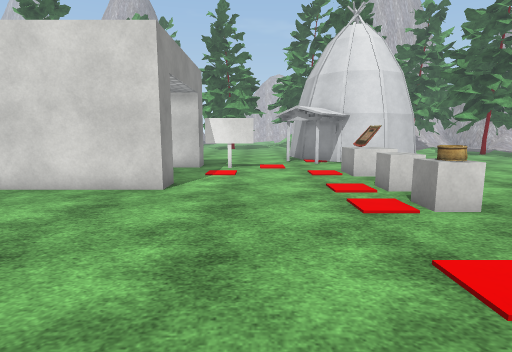
[1] (above)

24 first-person views from a walk through a Unity game level. The camera is 1.4 m above the floor, tilts 8° down and sees 80° across. The floor is counted in squares, 1 m on a side. Each view is taken from the middle of a square. On the plan, view 1 faces up. The plan holds only what a view shows up to about 14 squares ahead; the rest is blank. The place goes on beyond the plan. The player is left out. Some surface patterns are stand-ins.

[2]
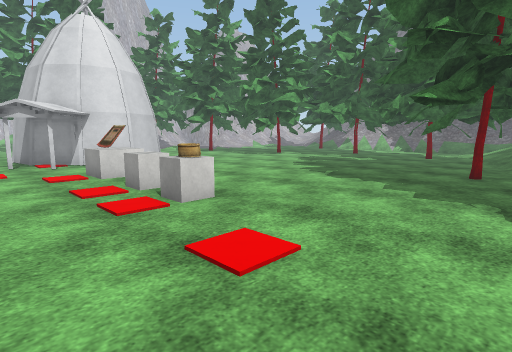

[3]
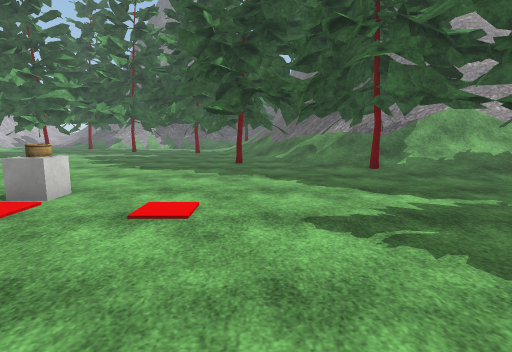

[4]
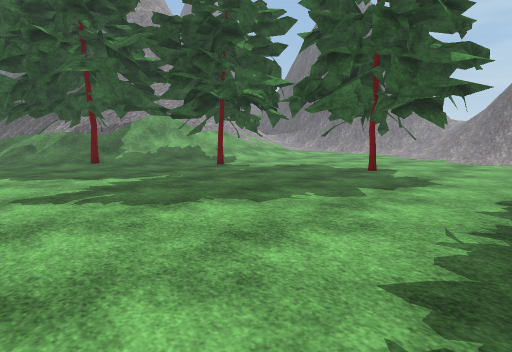

[5]
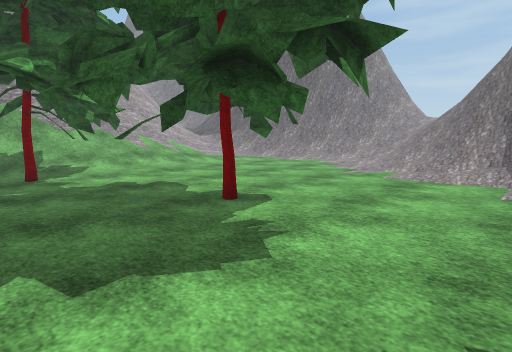

[6]
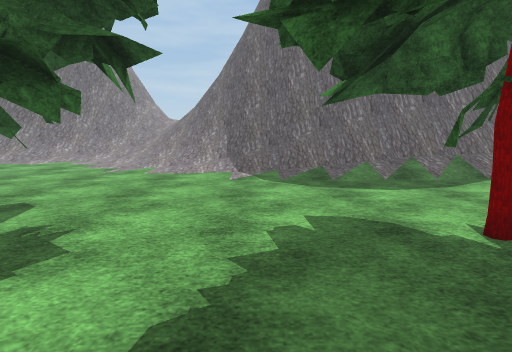

[7]
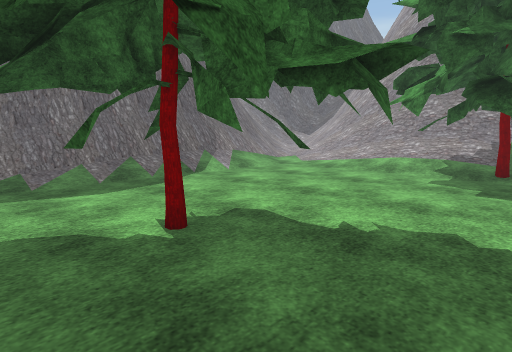

[8]
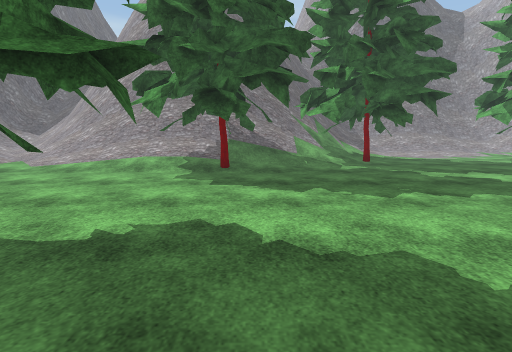

[9]
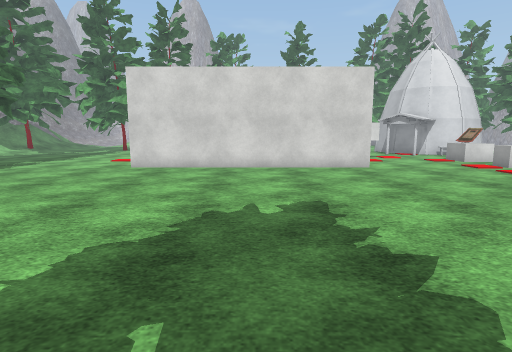

[10]
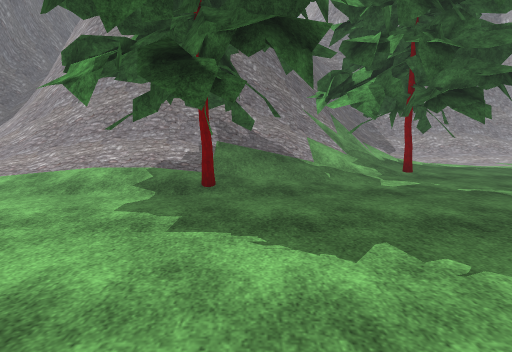

[11]
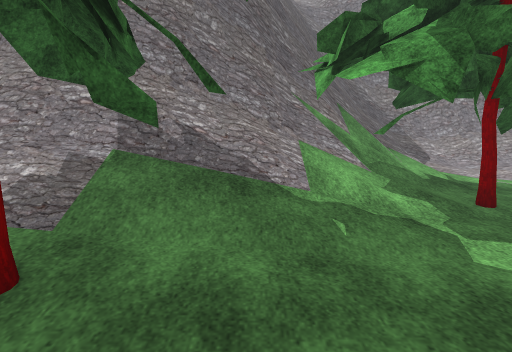

[12]
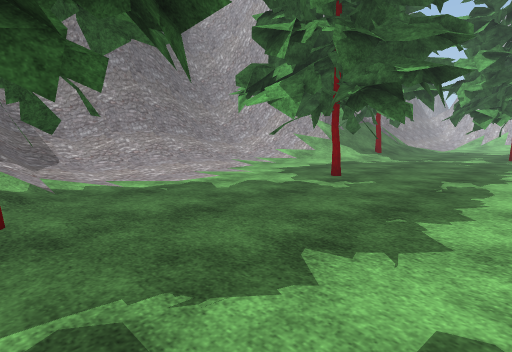

[13]
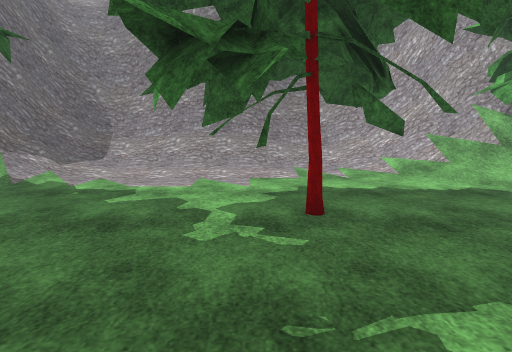

[14]
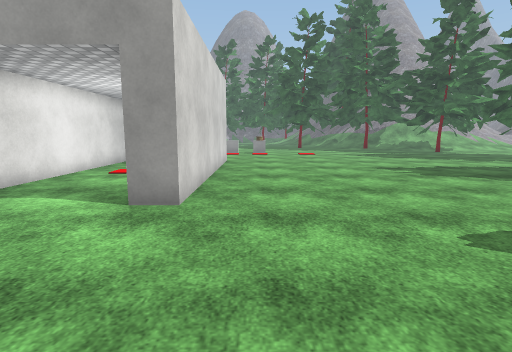

[15]
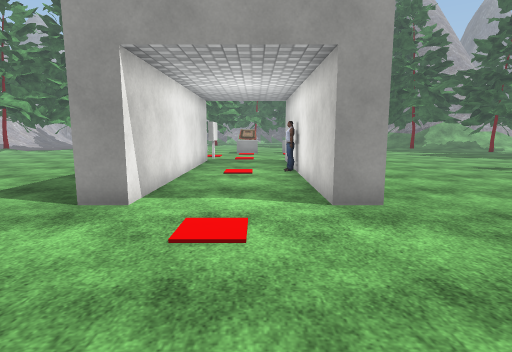

[16]
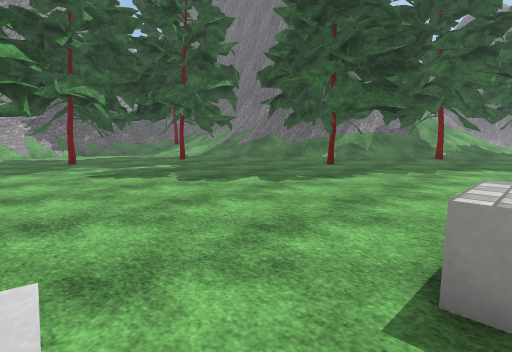

[17]
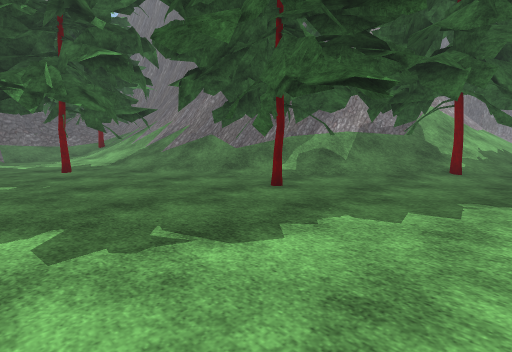

[18]
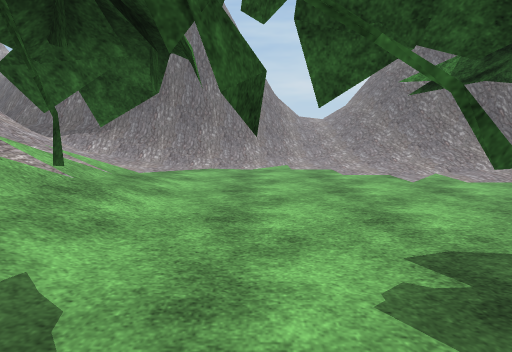

[19]
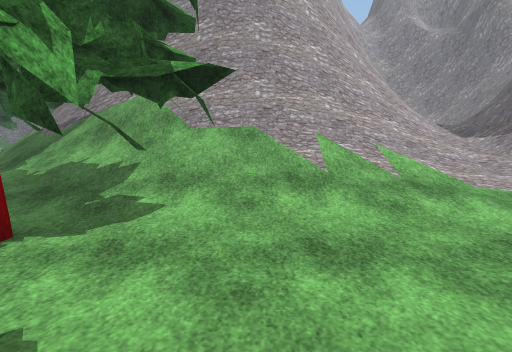

[20]
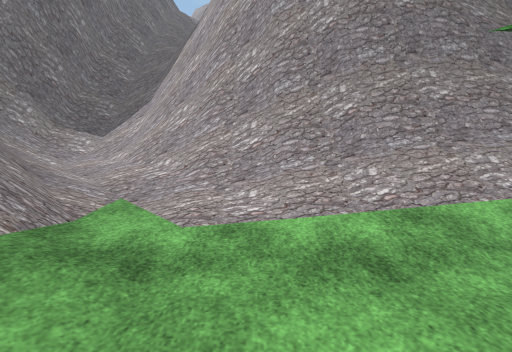

[21]
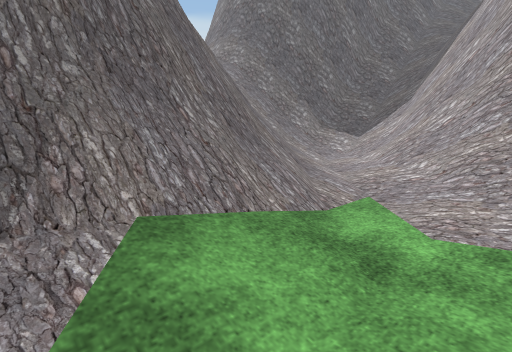

[22]
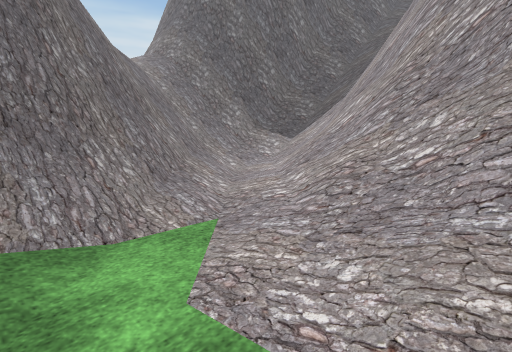

[23]
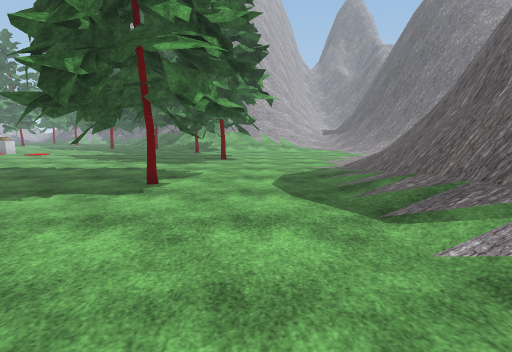

[24]
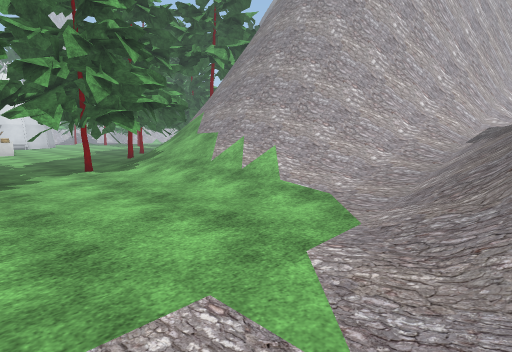

### Floor plan
Key: @ floor where view 1 was taken; # wall or solid block; x gap in a wall; . main floor; : floor 0.25 m higher than the main floor; + floor 1.5 m higher than the main floor; * floor 1.75 m higher than the main floor; % floor 2.5 m higher than the main floor; / step, stairs or slope; = window, fence, low wall or low ledge; ^ raised ledge; v drop or lower ground; B block.
Columns run from 31 left of view 1 to 19 right of it. Each row starts with its distance up from view 1.
 15   ^^^=//  .....   ...           .#####
 14   ^^=//........  ....        .....#.=#.....
 13  ^# ///........ ...###########.....................
 12  #=///.......................##....................
 11  ^=//.............................BB...............
 10  ^=//.....#.......................BB...............
  9  ^=//.....#......................................#
  8  ^=//.....x........##########.....BB..............
  7  ^#///....#........................B...............
  6  ^#///............................BB............#..
  5  ^#//..............................B.............##
  4  ^=//...........................................##.
  3  ^=///....................................x......#x
  2  ^=////........................................////
  1  ^=//////#.#...............................###/////
  0  ^=====#//..#..................@..........####=/==
 -1  ^^^^=##//##.............................. ##===
 -2     ^#=# /##............................#: ==^^
 -3 vv   ^#^##//.......................... x####=^
 -4        ^^///..........................//###=^
 -5        ^^///#..........................//=#^^
 -6        ^^/#/#/#.......................///=#^
 -7        ^#x#=///.....#...............##////#
 -8         ^%#=/#........##......##..###/////^^
 -9         ^^=///........#.....#x##..###/#///^^
-10         ^=///........#..............##////^^
-11        ^^=///.................x....../////^^^
-12        ^#=///.................#....../////==^
-13       ^#=///........................./////==^
-14       #==///.........................//////=#^
-15      ^^=///..///////////............../////=^^^
-16  ^^^^^^////////========/////..........///////=^^
-17 ======//////===^^^^^^#====//:..........//////==^^
-18 //////////==^^^^    ^^#^==////:........///////#=^^^
-19 ===//////==^^^        ^#====///....../////////+#===
-20 #^=//////=#^           ^^#^=////...//////////*
-21  ^^##=//==^^              ^=/////.////=^^^#^==

Positions as (right, up) in squares from view 1, and headings:
1: (0, 0), facing up
2: (0, 0), facing up-right
3: (-3, 1), facing right
4: (-6, 1), facing down-right
5: (-6, -6), facing down-right
6: (-6, -5), facing down
7: (-7, -5), facing down-left
8: (-7, -5), facing left
9: (-7, -5), facing up
10: (-11, -5), facing left
11: (-16, -4), facing left
12: (-16, 0), facing up-left
13: (-16, 8), facing left
14: (-18, 6), facing right
15: (-18, 10), facing right
16: (4, 14), facing down-right
17: (6, 8), facing down-right
18: (4, -7), facing down
19: (1, -11), facing right
20: (-15, -13), facing left
21: (-15, -13), facing down-left
22: (-18, -12), facing down-left
23: (-18, -12), facing right
24: (1, -21), facing up-right
